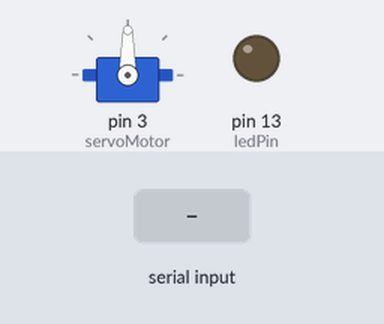
This sketch was run on a simulated Arduino Uno, built with avr-gcc and run on an emulated ATmega328P. Shown: servo, output pins drawn as LEDs (lit = HIGH). The inputs (shaded band) are chosen by the test bench.

Above: at 1.2 s.
1.3 s: "1" received over Serial
At 1.7 s:
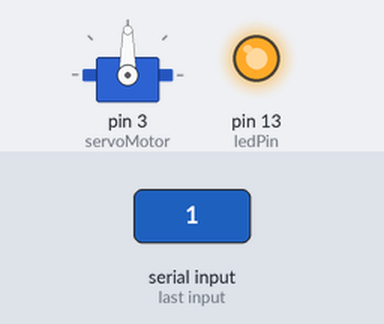
2.8 s: "0" received over Serial
At 4.0 s:
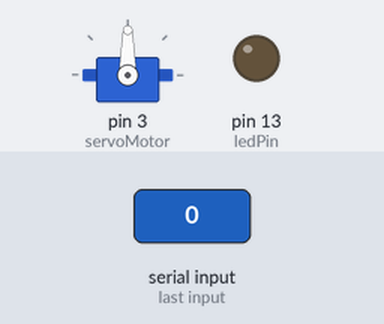
Timing chart, 0 to 5.8 s (numbered marks = the images above; inputs shaded):
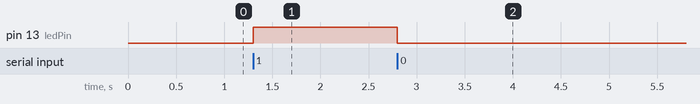

Measured:
- after the input at 1.3 s, pin 13 (ledPin): LOW → HIGH at once
- after the input at 2.8 s, pin 13 (ledPin): HIGH → LOW at once

The sketch:

sketch_may22a.ino
```cpp
#include <Servo.h>
Servo servoMotor;

// Pino utilizado para controlar o LED
const int ledPin = 13;

void setup() {
  // Inicialização da comunicação serial
  Serial.begin(9600);

  // Inicialização do pino do servo motor
  servoMotor.attach(3);

  // Inicialização do pino do LED como saída
  pinMode(ledPin, OUTPUT);

  // Desligar o LED inicialmente
  digitalWrite(ledPin, LOW);
}

void loop() {
  if (Serial.available()) {
    char signal = Serial.read();
    if (signal == '1') {
      digitalWrite(ledPin, HIGH);  // Acender o LED
    } else if (signal == '0') {
      digitalWrite(ledPin, LOW);  // Apagar o LED
    }
  }
}
```
